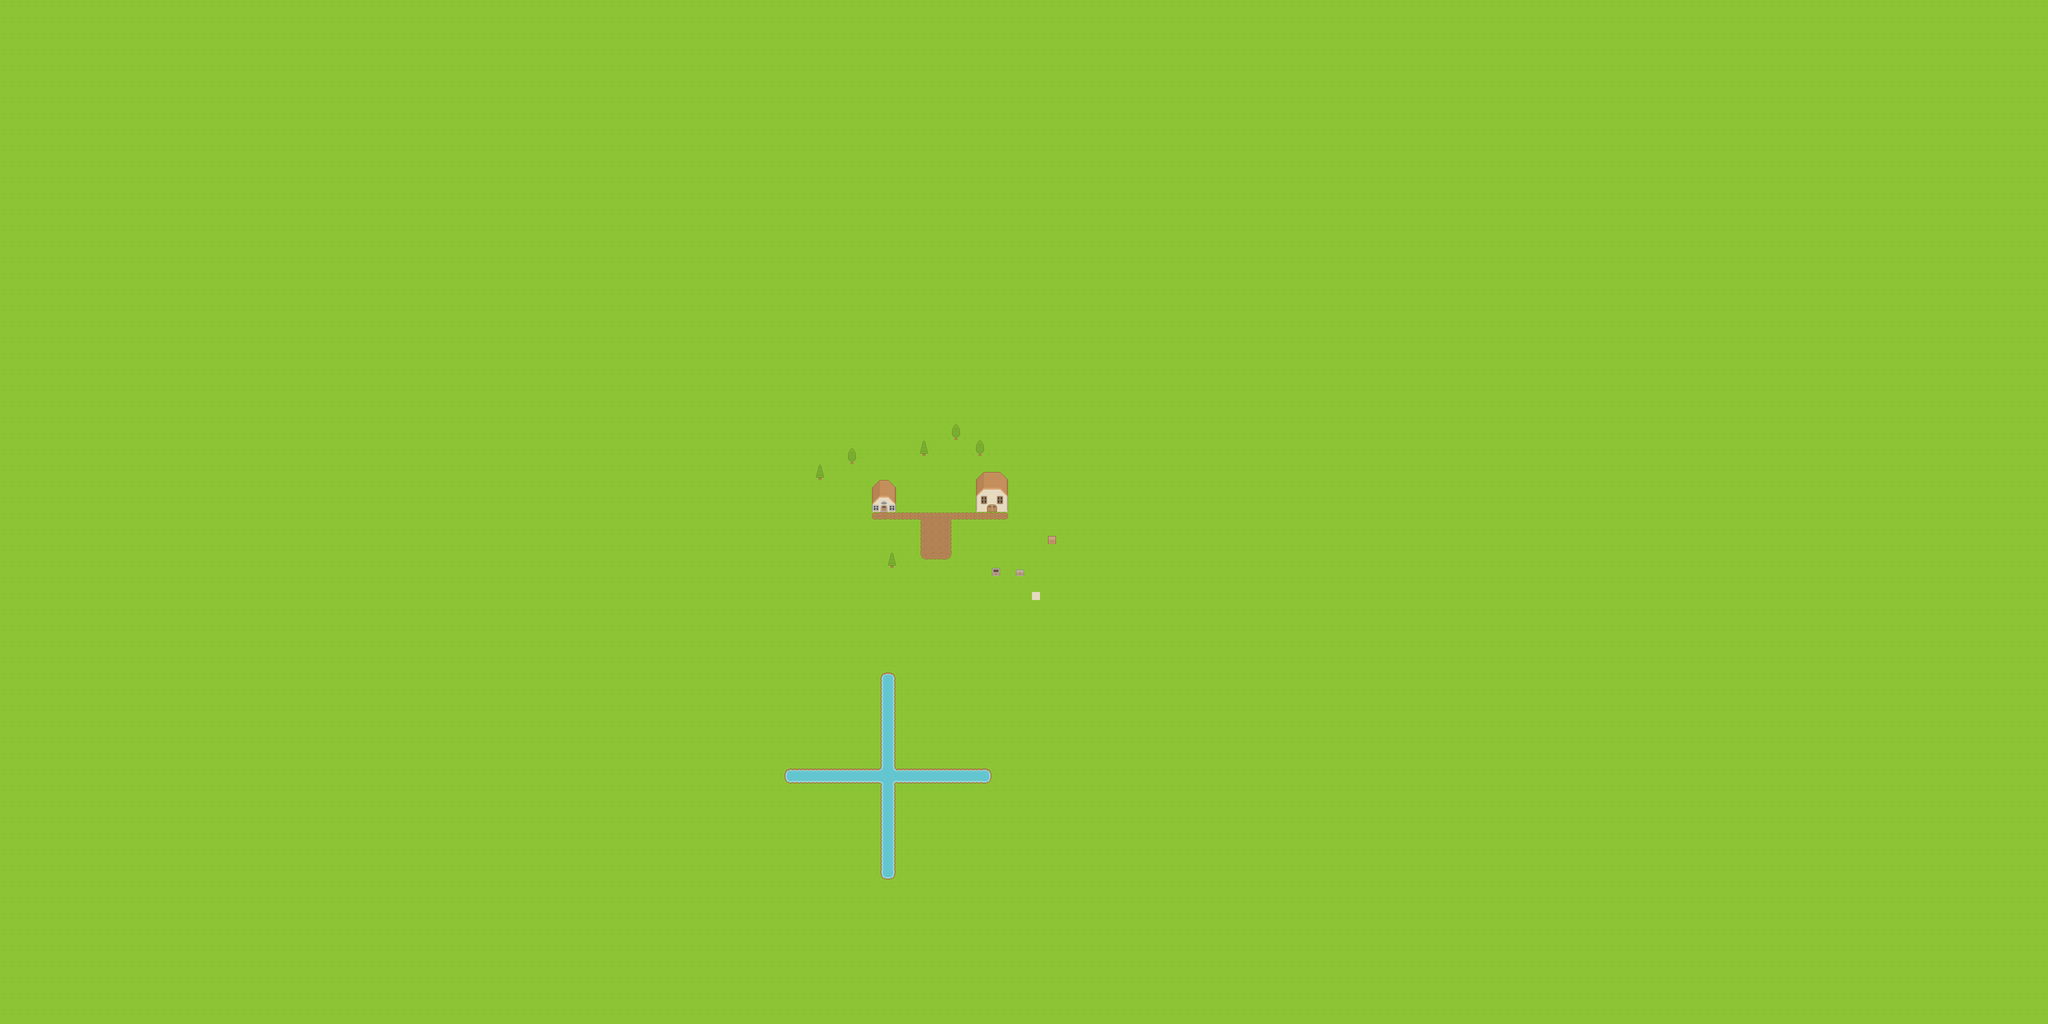

Rendered tile map (Tiled .tmx) drawn with the repository's tilesets; below, a short description and the map source with its tile grids summarised:
An orthogonal 256x128 tile map with 16x16 px tiles, 7 tile layers (ground, on-ground, walls, on-walls, ...) and 60 objects (sign, anotherSign).

<map version="1.2" tiledversion="1.2.1" orientation="orthogonal" renderorder="right-down" width="256" height="128" tilewidth="16" tileheight="16" infinite="0" nextlayerid="9" nextobjectid="5">
 <tileset firstgid="1" name="roguelikeSheet" tilewidth="16" tileheight="16" spacing="1" tilecount="1767" columns="57">
  <image source="../tiles/roguelikeSheet.png" width="968" height="526" />
  <tile id="0">
   <objectgroup draworder="index">
    <object id="1" x="0" y="0" width="16" height="16" />
   </objectgroup>
  </tile>
  <tile id="2">
   <objectgroup draworder="index">
    <object id="3" x="3" y="4" width="13" height="12" />
   </objectgroup>
  </tile>
  <tile id="3">
   <objectgroup draworder="index">
    <object id="1" x="0" y="4" width="16" height="12" />
   </objectgroup>
  </tile>
  <tile id="4">
   <objectgroup draworder="index">
    <object id="2" x="0" y="4" width="13" height="12" />
   </objectgroup>
  </tile>
  <tile id="19">
   <objectgroup draworder="index">
    <object id="1" x="1" y="9" width="14" height="7" />
   </objectgroup>
  </tile>
  <tile id="20">
   <objectgroup draworder="index">
    <object id="1" x="4" y="9" width="10" height="7" />
   </objectgroup>
  </tile>
  <tile id="21">
   <objectgroup draworder="index">
    <!-- 1 objects omitted --></objectgroup>
  </tile>
  <tile id="57">
   <objectgroup draworder="index">
    <!-- 1 objects omitted --></objectgroup>
  </tile>
  <tile id="58">
   <objectgroup draworder="index">
    <!-- 1 objects omitted --></objectgroup>
  </tile>
  <tile id="59">
   <objectgroup draworder="index">
    <!-- 1 objects omitted --></objectgroup>
  </tile>
  <tile id="60">
   <objectgroup draworder="index">
    <!-- 1 objects omitted --></objectgroup>
  </tile>
  <tile id="61">
   <objectgroup draworder="index">
    <!-- 1 objects omitted --></objectgroup>
  </tile>
  <tile id="114">
   <objectgroup draworder="index">
    <!-- 1 objects omitted --></objectgroup>
  </tile>
  <tile id="115">
   <objectgroup draworder="index">
    <!-- 1 objects omitted --></objectgroup>
  </tile>
  <tile id="116">
   <objectgroup draworder="index">
    <!-- 1 objects omitted --></objectgroup>
  </tile>
  <tile id="117">
   <objectgroup draworder="index">
    <!-- 1 objects omitted --></objectgroup>
  </tile>
  <tile id="118">
   <objectgroup draworder="index">
    <!-- 1 objects omitted --></objectgroup>
  </tile>
  <tile id="171">
   <objectgroup draworder="index">
    <!-- 1 objects omitted --></objectgroup>
  </tile>
  <tile id="172">
   <objectgroup draworder="index">
    <!-- 1 objects omitted --></objectgroup>
  </tile>
  <tile id="173">
   <objectgroup draworder="index">
    <!-- 1 objects omitted --></objectgroup>
  </tile>
  <tile id="174">
   <objectgroup draworder="index">
    <!-- 1 objects omitted --></objectgroup>
  </tile>
  <tile id="175">
   <objectgroup draworder="index">
    <!-- 1 objects omitted --></objectgroup>
  </tile>
  <tile id="228">
   <objectgroup draworder="index">
    <!-- 1 objects omitted --></objectgroup>
  </tile>
  <tile id="229">
   <objectgroup draworder="index">
    <!-- 1 objects omitted --></objectgroup>
  </tile>
  <tile id="230">
   <objectgroup draworder="index">
    <!-- 1 objects omitted --></objectgroup>
  </tile>
  <tile id="231">
   <objectgroup draworder="index">
    <!-- 1 objects omitted --></objectgroup>
  </tile>
  <tile id="232">
   <objectgroup draworder="index">
    <!-- 1 objects omitted --></objectgroup>
  </tile>
  <tile id="287">
   <objectgroup draworder="index">
    <!-- 1 objects omitted --></objectgroup>
  </tile>
  <tile id="288">
   <objectgroup draworder="index">
    <!-- 1 objects omitted --></objectgroup>
  </tile>
  <tile id="289">
   <objectgroup draworder="index">
    <!-- 1 objects omitted --></objectgroup>
  </tile>
  <tile id="550">
   <objectgroup draworder="index">
    <!-- 1 objects omitted --></objectgroup>
  </tile>
  <tile id="551">
   <objectgroup draworder="index">
    <!-- 1 objects omitted --></objectgroup>
  </tile>
  <tile id="552">
   <objectgroup draworder="index">
    <!-- 1 objects omitted --></objectgroup>
  </tile>
  <tile id="602">
   <objectgroup draworder="index">
    <!-- 1 objects omitted --></objectgroup>
  </tile>
  <tile id="605">
   <objectgroup draworder="index">
    <!-- 1 objects omitted --></objectgroup>
  </tile>
  <tile id="608">
   <objectgroup draworder="index">
    <!-- 1 objects omitted --></objectgroup>
  </tile>
  <tile id="609">
   <objectgroup draworder="index">
    <!-- 1 objects omitted --></objectgroup>
  </tile>
  <tile id="610">
   <objectgroup draworder="index">
    <!-- 1 objects omitted --></objectgroup>
  </tile>
  <tile id="640">
   <objectgroup draworder="index">
    <!-- 1 objects omitted --></objectgroup>
  </tile>
  <tile id="641">
   <objectgroup draworder="index">
    <!-- 1 objects omitted --></objectgroup>
  </tile>
  <tile id="642">
   <objectgroup draworder="index">
    <!-- 1 objects omitted --></objectgroup>
  </tile>
  <tile id="643">
   <objectgroup draworder="index">
    <!-- 1 objects omitted --></objectgroup>
  </tile>
  <tile id="644">
   <objectgroup draworder="index">
    <!-- 1 objects omitted --></objectgroup>
  </tile>
  <tile id="645">
   <objectgroup draworder="index">
    <!-- 1 objects omitted --></objectgroup>
  </tile>
  <tile id="659">
   <objectgroup draworder="index">
    <!-- 1 objects omitted --></objectgroup>
  </tile>
  <tile id="662">
   <objectgroup draworder="index">
    <!-- 1 objects omitted --></objectgroup>
  </tile>
  <tile id="665">
   <objectgroup draworder="index">
    <!-- 1 objects omitted --></objectgroup>
  </tile>
  <tile id="666">
   <objectgroup draworder="index">
    <!-- 1 objects omitted --></objectgroup>
  </tile>
  <tile id="667">
   <objectgroup draworder="index">
    <!-- 1 objects omitted --></objectgroup>
  </tile>
  <tile id="1214">
   <objectgroup draworder="index">
    <!-- 1 objects omitted --></objectgroup>
  </tile>
  <tile id="1215">
   <objectgroup draworder="index">
    <!-- 1 objects omitted --></objectgroup>
  </tile>
  <tile id="1216">
   <objectgroup draworder="index">
    <!-- 1 objects omitted --></objectgroup>
  </tile>
  <tile id="1271">
   <objectgroup draworder="index">
    <!-- 1 objects omitted --></objectgroup>
  </tile>
  <tile id="1272">
   <objectgroup draworder="index">
    <!-- 1 objects omitted --></objectgroup>
  </tile>
  <tile id="1273">
   <objectgroup draworder="index">
    <!-- 1 objects omitted --></objectgroup>
  </tile>
  <tile id="1328">
   <objectgroup draworder="index">
    <!-- 1 objects omitted --></objectgroup>
  </tile>
  <tile id="1329">
   <objectgroup draworder="index">
    <!-- 1 objects omitted --></objectgroup>
  </tile>
  <tile id="1330">
   <objectgroup draworder="index">
    <!-- 1 objects omitted --></objectgroup>
  </tile>
 </tileset>
 <layer id="1" name="ground" width="256" height="128">
  <data>[32768 cells, 32768 non-empty, 14 distinct tile ids]</data>
 </layer>
 <layer id="2" name="on-ground" width="256" height="128">
  <data>[32768 cells, 37 non-empty, 11 distinct tile ids]</data>
 </layer>
 <layer id="3" name="walls" width="256" height="128">
  <data>[32768 cells, 25 non-empty, 9 distinct tile ids]</data>
 </layer>
 <layer id="4" name="on-walls" width="256" height="128">
  <data>[32768 cells, 6 non-empty, 5 distinct tile ids]</data>
 </layer>
 <layer id="5" name="on-walls-x" width="256" height="128" offsetx="8" offsety="0">
  <data>[32768 cells, 2 non-empty, 1 distinct tile ids]</data>
 </layer>
 <objectgroup id="6" name="objects">
  <!-- 2 objects omitted --></objectgroup>
 <layer id="7" name="main" width="256" height="128">
  <data>[32768 cells, 10 non-empty, 6 distinct tile ids]</data>
 </layer>
 <layer id="8" name="roofs" width="256" height="128">
  <data>[32768 cells, 27 non-empty, 11 distinct tile ids]</data>
 </layer>
</map>
<!-- 54 of 60 objects omitted -->
